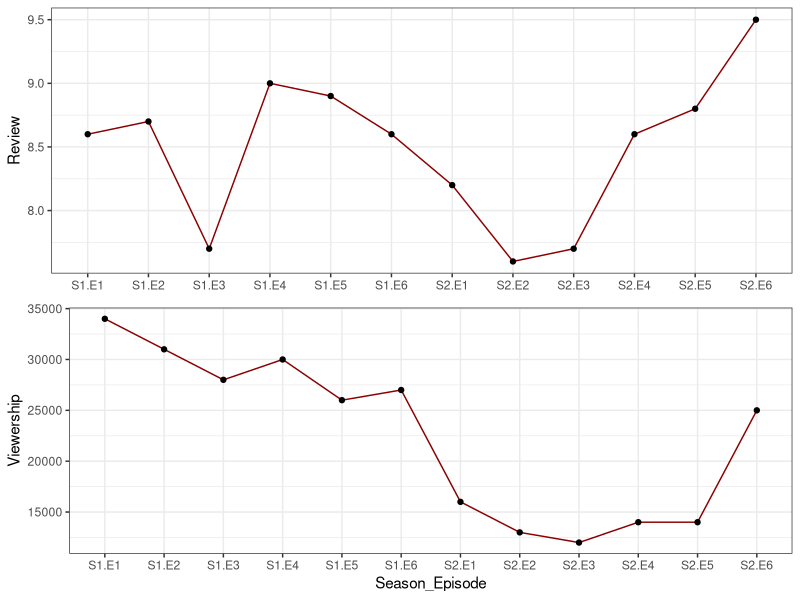

This figure's R source:
## ---- chunk 1
knitr::opts_chunk$set(echo = FALSE)
library(knitr)
library(kableExtra)
library(gridExtra)
library(ggplot2)
## ---- chunk 2
data <- data.frame(
  "Celebrity" = c("Tom Hiddleston","Gugu Mbatha-Raw","Wunmi Mosaku","Eugene Cordero","Tara Strong","Owen Wilson","Sophia Di Martino","Sasha Lane","Jack Veal","DeObia Oparei","Richard E. Grant","Jonathan Majors","Rafael Casal","Kate Dickie","Liz Carr","Neil Ellice","Ke Huy Quan","Richard Dixon"),
  
  "Character" = c("Loki","Ravonna Renslayer","Hunter B-15","Casey / Hunter K-5E","Miss Minutes (voice)","Mobius M. Mobius","Sylvie","Hunter C-20","Kid Loki","Boastful Loki","Classic Loki","He Who Remains / Victor Timely","Hunter X-5 / Brad Wolfe","General Dox","Judge Gamble","Hunter D-90","Ouroboros \"O.B.\"","Robber Baron")
)

kable(data, col.names = c("Celebrity" , "Character"), align = "c", booktabs = TRUE)

## ---- chunk 3
data <- data.frame(
  "Season" = c(1, 1, 1, 1, 1, 1, 2, 2, 2, 2, 2, 2),
  "Episode" = c(1, 2, 3, 4, 5, 6, 1, 2, 3, 4, 5, 6),
  "Review" = c(8.6, 8.7, 7.7, 9.0, 8.9, 8.6, 8.2, 7.6, 7.7, 8.6, 8.8, 9.5),
  "Viewership" = c(34e3, 31e3, 28e3, 30e3, 26e3, 27e3, 16e3, 13e3, 12e3, 14e3, 14e3, 25e3)
)

kable(data, col.names = c("Season", "Episode", "Review", "Viewership"), align = "c", booktabs = TRUE)
## ---- chunk 4
# Combine Season and Episode into a single variable
data$Season_Episode <- paste("S", data$Season, ".E", data$Episode, sep = "")

plot_data_review <- ggplot(data=data, aes(x=Season_Episode, y=Review, group=1)) +
  geom_line(color="darkred") +
  geom_point() +
  theme_bw() + 
  theme(
    legend.position = c(.02, .98),
    legend.justification = c("left", "top"),
    legend.box.just = "left",
    legend.margin = margin(1, 1, 1, 1),
    legend.background = element_blank(),
    legend.box.background = element_rect(colour = "black"),
    legend.title = element_blank(), 
    legend.spacing.y = unit(0, "mm"), 
    ) 

plot_data_viewership <- ggplot(data=data, aes(x=Season_Episode, y=Viewership, group=1)) +
  geom_line(color="darkred") +
  geom_point() +
  theme_bw() + 
  theme(
    legend.position = c(.02, .98),
    legend.justification = c("left", "top"),
    legend.box.just = "left",
    legend.margin = margin(1, 1, 1, 1),
    legend.background = element_blank(),
    legend.box.background = element_rect(colour = "black"),
    legend.title = element_blank(), 
    legend.spacing.y = unit(0, "mm"), 
    ) 

plot_data_review <- plot_data_review + theme(axis.title.x = element_blank())


grid.arrange(plot_data_review, plot_data_viewership, nrow=2)
